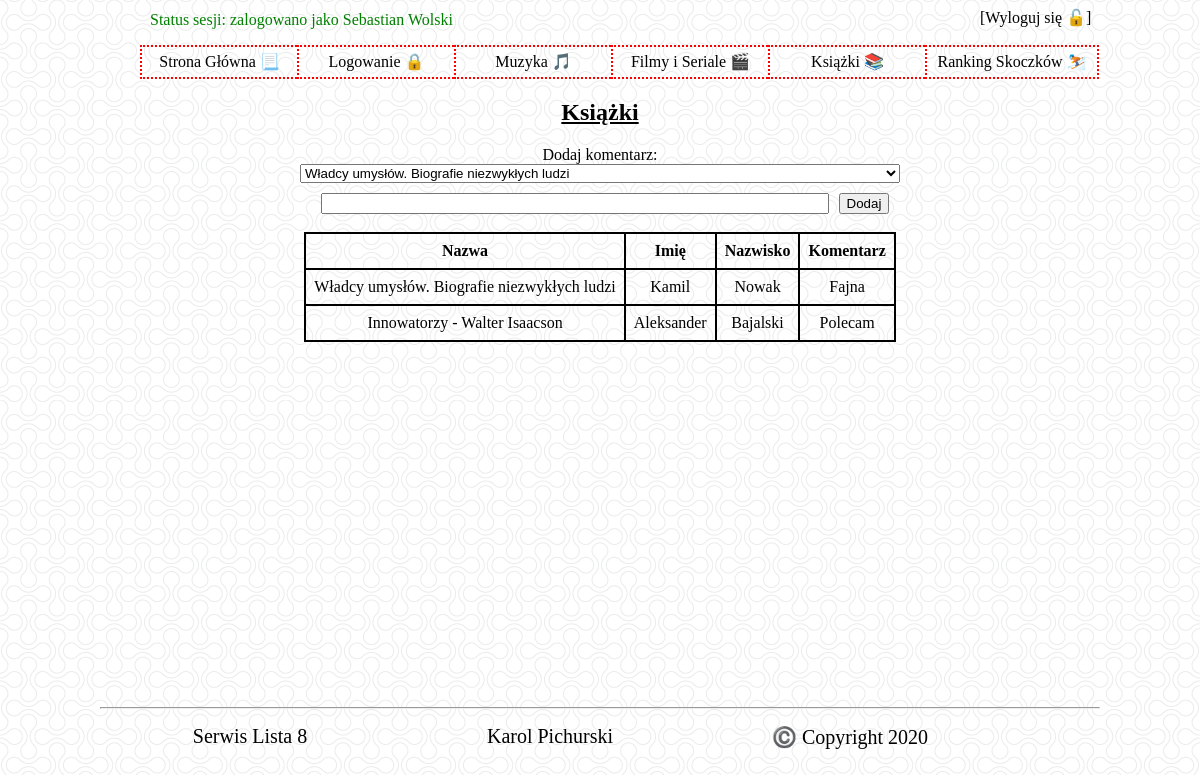
The page /ksiazki.php (signed in) on the database its author committed.
### tables this page shows
CREATE TABLE "ksiazki" (
	"id"	INTEGER,
	"nazwa"	TEXT,
	PRIMARY KEY("id" AUTOINCREMENT)
);

### ksiazki.php (the view, shortened to what this page needs)
<!doctype html>
<html lang="en">
<head>
  <link rel="stylesheet" href="style.css">
</head>
<body>
    <div id="container">
        <div id="topbar">
                    <div>
                        <div id="status">
                            <?php
                                if(isset($_SESSION['zalogowany']))
                                {
                                    echo '<span style="color: green;">Status sesji: zalogowano jako '.$_SESSION['imie'].' '.$_SESSION['nazwisko'].'</span>';
                                }
                                else
                                {
                                    echo '<span style="color: red;">Status sesji: niezalogowano</span>';
                                }
                            ?>
                        </div>
                        <div id='logout'>
                            <?php
                                if(isset($_SESSION['zalogowany'])) echo '<a href="logout.php">[Wyloguj się 🔓]</a>';
                            ?>
                        </div>
                    </div>
                    <div id="menu">
                        <ul>
                            <a href="index.php"><li>Strona Główna 📃</li></a>
                            <a href="logowanie.php"><li>Logowanie 🔒</li></a>
                            <a href="muzyka.php"><li>Muzyka 🎵</li></a>
                            <a href="filmy.php"><li>Filmy i Seriale 🎬</li></a>
                            <a href="ksiazki.php"><li>Książki 📚</li></a>
                            <a href="skoczki.php"><li>Ranking Skoczków ⛷️</li></a>
                        </ul>
                </div>
            </div>
        <div id="content">
            <h2>Książki</h2>
            <?php
                if(@$_SESSION['zalogowany'])
                {
                    echo 'Dodaj komentarz: <br>';
                    echo '<form action="komentarz_ksiazka.php" method="post">';
                    echo '<select id="book" name="book" style="margin-bottom: 10px;">';
                    $db = new SQLite3('baza.db');
                    $query = 'select * from ksiazki';
                    $result = $db -> query($query);
                    while($r = $result -> fetchArray())
                    {
                        echo '<option value="'.$r['nazwa'].'".>'.$r['nazwa'].'</option>';
                    }
                    echo '</select>';
                    echo '<input type="text" name="comment" id="comment" style="width: 500px; margin-left: 10px;">';
                    echo '<input type="submit" value="Dodaj" style="margin-left: 10px;">';
                    echo '</form>';
                    echo '<br>';
                }
            ?>
            <table>
            <tr>
                <th>Nazwa</th>
                <th>Imię</th>
                <th>Nazwisko</th>
                <th>Komentarz</th>
            </tr>
            <?php
                $sql = 'SELECT ksiazki.nazwa, uzytkownicy.imie, uzytkownicy.nazwisko, ksiazki_komentarze.komentarz
                        FROM uzytkownicy, ksiazki, ksiazki_komentarze
                        WHERE uzytkownicy.id=ksiazki_komentarze.id_uzytkownika AND ksiazki.id=ksiazki_komentarze.id_ksiazki
                        ORDER BY ksiazki.nazwa DESC;';
                $db = new SQLite3('baza.db');
                $result = $db -> query($sql);
                while($r = $result -> fetchArray())
                {
                    echo '<tr><td>'.$r['nazwa'].'</td><td>'.$r['imie'].'</td><td>'.$r['nazwisko'].'</td><td>'.$r['komentarz'].'</td></tr>';
                }
            ?>
            </table>
        </div>
        <hr>
        <div id="footer">
            <div id="description">
                Serwis Lista 8
            </div>
            <div id="author">
                Karol Pichurski
            </div>
            <div id="copyright">
                ©️ Copyright 2020
            </div>
        </div>
    </div>
</body>
</html>

### style.css (style rules this page uses)
body { background: url('img/background.png'); }
a { text-decoration: none; color: black; }
h1, h2 { text-decoration: underline; }
table { margin-left: auto; margin-right: auto; border-collapse: collapse; }
th,td { border: 2px solid black; padding: 8px; }
#container { width: 1000px; margin-left: auto; margin-right: auto; }
#menu { text-align: center; }
#menu > ul { list-style:none; }
#menu > ul > a { float: left; width: 145px; height: 20px; border: 2px dotted red; border-right: none; padding: 5px; font-size: 16px; }
#menu > ul > a:last-child { border: 2px dotted red; width: 160px; }
#status { float: left; margin-top: 3px; margin-left: 50px; }
#content { height: 600px; text-align: center; margin-left: auto; margin-right: auto; font-size: 16px; }
#footer { height: 40px; text-align: center; }
#footer * { float: left; width: 30%; margin-top: 8px; font-size: 20px; }
#logout { padding-left: 880px; }

### rows shown on the page
ksiazki: nazwa "Władcy umysłów. Biografie niezwykłych ludzi", imie "Kamil", nazwisko "Nowak", komentarz "Fajna"
ksiazki: nazwa "Innowatorzy - Walter Isaacson", imie "Aleksander", nazwisko "Bajalski", komentarz "Polecam"

### other values the page prints
$_SESSION['imie'] "Sebastian"
$_SESSION['nazwisko'] "Wolski"
form field book "Władcy umysłów. Biografie niezwykłych ludzi"
